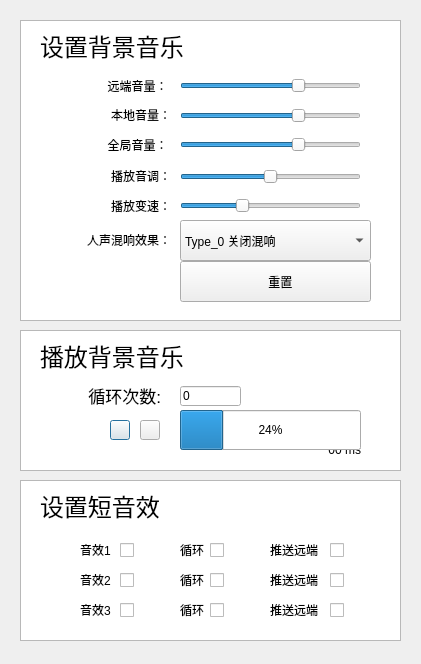
<?xml version="1.0" encoding="UTF-8"?>
<ui version="4.0">
 <class>TestBGMSetting</class>
 <widget class="QDialog" name="TestBGMSetting">
  <property name="geometry">
   <rect>
    <x>0</x>
    <y>0</y>
    <width>421</width>
    <height>664</height>
   </rect>
  </property>
  <property name="windowTitle">
   <string>背景音乐</string>
  </property>
  <widget class="QSlider" name="setMusicPitchSlider">
   <property name="geometry">
    <rect>
     <x>180</x>
     <y>161</y>
     <width>181</width>
     <height>31</height>
    </rect>
   </property>
   <property name="maximum">
    <number>100</number>
   </property>
   <property name="value">
    <number>50</number>
   </property>
   <property name="orientation">
    <enum>Qt::Horizontal</enum>
   </property>
  </widget>
  <widget class="QComboBox" name="setVoiceReverbTypeComboBox">
   <property name="geometry">
    <rect>
     <x>180</x>
     <y>220</y>
     <width>191</width>
     <height>41</height>
    </rect>
   </property>
   <property name="currentIndex">
    <number>0</number>
   </property>
   <property name="maxVisibleItems">
    <number>2</number>
   </property>
   <item>
    <property name="text">
     <string>Type_0 关闭混响</string>
    </property>
   </item>
   <item>
    <property name="text">
     <string>Type_1 KTV</string>
    </property>
   </item>
   <item>
    <property name="text">
     <string>Type_2 小房间</string>
    </property>
   </item>
   <item>
    <property name="text">
     <string>Type_3 大会堂</string>
    </property>
   </item>
   <item>
    <property name="text">
     <string>Type_4 低沉</string>
    </property>
   </item>
   <item>
    <property name="text">
     <string>Type_5 洪亮</string>
    </property>
   </item>
   <item>
    <property name="text">
     <string>Type_6 金属声</string>
    </property>
   </item>
   <item>
    <property name="text">
     <string>Type_7 (磁性)</string>
    </property>
   </item>
  </widget>
  <widget class="QLabel" name="label_8">
   <property name="geometry">
    <rect>
     <x>40</x>
     <y>340</y>
     <width>331</width>
     <height>31</height>
    </rect>
   </property>
   <property name="font">
    <font>
     <pointsize>18</pointsize>
    </font>
   </property>
   <property name="text">
    <string>播放背景音乐</string>
   </property>
   <property name="alignment">
    <set>Qt::AlignLeading|Qt::AlignLeft|Qt::AlignVCenter</set>
   </property>
  </widget>
  <widget class="QLineEdit" name="loopCountEdit">
   <property name="geometry">
    <rect>
     <x>180</x>
     <y>386</y>
     <width>61</width>
     <height>20</height>
    </rect>
   </property>
   <property name="text">
    <string>0</string>
   </property>
  </widget>
  <widget class="QLabel" name="label_7">
   <property name="geometry">
    <rect>
     <x>40</x>
     <y>230</y>
     <width>131</width>
     <height>20</height>
    </rect>
   </property>
   <property name="text">
    <string>人声混响效果：</string>
   </property>
   <property name="alignment">
    <set>Qt::AlignRight|Qt::AlignTrailing|Qt::AlignVCenter</set>
   </property>
  </widget>
  <widget class="QLabel" name="label_3">
   <property name="geometry">
    <rect>
     <x>20</x>
     <y>99</y>
     <width>151</width>
     <height>31</height>
    </rect>
   </property>
   <property name="text">
    <string>本地音量：</string>
   </property>
   <property name="alignment">
    <set>Qt::AlignRight|Qt::AlignTrailing|Qt::AlignVCenter</set>
   </property>
  </widget>
  <widget class="QLabel" name="label_5">
   <property name="geometry">
    <rect>
     <x>30</x>
     <y>160</y>
     <width>141</width>
     <height>31</height>
    </rect>
   </property>
   <property name="text">
    <string>播放音调：</string>
   </property>
   <property name="alignment">
    <set>Qt::AlignRight|Qt::AlignTrailing|Qt::AlignVCenter</set>
   </property>
  </widget>
  <widget class="QSlider" name="setMusicPlayoutVolume">
   <property name="geometry">
    <rect>
     <x>180</x>
     <y>100</y>
     <width>181</width>
     <height>31</height>
    </rect>
   </property>
   <property name="maximum">
    <number>150</number>
   </property>
   <property name="value">
    <number>100</number>
   </property>
   <property name="orientation">
    <enum>Qt::Horizontal</enum>
   </property>
  </widget>
  <widget class="QLabel" name="label_6">
   <property name="geometry">
    <rect>
     <x>30</x>
     <y>190</y>
     <width>141</width>
     <height>31</height>
    </rect>
   </property>
   <property name="text">
    <string>播放变速：</string>
   </property>
   <property name="alignment">
    <set>Qt::AlignRight|Qt::AlignTrailing|Qt::AlignVCenter</set>
   </property>
  </widget>
  <widget class="QSlider" name="setMusicSpeedRateSlider">
   <property name="geometry">
    <rect>
     <x>180</x>
     <y>190</y>
     <width>181</width>
     <height>31</height>
    </rect>
   </property>
   <property name="minimum">
    <number>5</number>
   </property>
   <property name="maximum">
    <number>20</number>
   </property>
   <property name="value">
    <number>10</number>
   </property>
   <property name="orientation">
    <enum>Qt::Horizontal</enum>
   </property>
  </widget>
  <widget class="QLabel" name="getMusicDurationInMS">
   <property name="geometry">
    <rect>
     <x>230</x>
     <y>440</y>
     <width>131</width>
     <height>20</height>
    </rect>
   </property>
   <property name="font">
    <font>
     <pointsize>9</pointsize>
    </font>
   </property>
   <property name="text">
    <string>00 ms</string>
   </property>
   <property name="alignment">
    <set>Qt::AlignRight|Qt::AlignTrailing|Qt::AlignVCenter</set>
   </property>
  </widget>
  <widget class="QSlider" name="setAllMusicVolume">
   <property name="geometry">
    <rect>
     <x>180</x>
     <y>129</y>
     <width>181</width>
     <height>31</height>
    </rect>
   </property>
   <property name="maximum">
    <number>150</number>
   </property>
   <property name="value">
    <number>100</number>
   </property>
   <property name="orientation">
    <enum>Qt::Horizontal</enum>
   </property>
  </widget>
  <widget class="QLabel" name="label_9">
   <property name="geometry">
    <rect>
     <x>60</x>
     <y>380</y>
     <width>101</width>
     <height>31</height>
    </rect>
   </property>
   <property name="font">
    <font>
     <pointsize>13</pointsize>
    </font>
   </property>
   <property name="text">
    <string>循环次数:</string>
   </property>
   <property name="alignment">
    <set>Qt::AlignRight|Qt::AlignTrailing|Qt::AlignVCenter</set>
   </property>
  </widget>
  <widget class="QPushButton" name="playOrStopBGM">
   <property name="geometry">
    <rect>
     <x>110</x>
     <y>420</y>
     <width>20</width>
     <height>20</height>
    </rect>
   </property>
   <property name="text">
    <string/>
   </property>
  </widget>
  <widget class="QLabel" name="label_4">
   <property name="geometry">
    <rect>
     <x>20</x>
     <y>129</y>
     <width>151</width>
     <height>31</height>
    </rect>
   </property>
   <property name="text">
    <string>全局音量： </string>
   </property>
   <property name="alignment">
    <set>Qt::AlignRight|Qt::AlignTrailing|Qt::AlignVCenter</set>
   </property>
  </widget>
  <widget class="QLabel" name="label_11">
   <property name="geometry">
    <rect>
     <x>40</x>
     <y>30</y>
     <width>331</width>
     <height>31</height>
    </rect>
   </property>
   <property name="font">
    <font>
     <pointsize>18</pointsize>
    </font>
   </property>
   <property name="text">
    <string>设置背景音乐</string>
   </property>
   <property name="alignment">
    <set>Qt::AlignLeading|Qt::AlignLeft|Qt::AlignVCenter</set>
   </property>
  </widget>
  <widget class="QPushButton" name="pauseBGM">
   <property name="geometry">
    <rect>
     <x>140</x>
     <y>420</y>
     <width>20</width>
     <height>20</height>
    </rect>
   </property>
   <property name="text">
    <string/>
   </property>
  </widget>
  <widget class="QPushButton" name="resetButton">
   <property name="geometry">
    <rect>
     <x>180</x>
     <y>261</y>
     <width>191</width>
     <height>41</height>
    </rect>
   </property>
   <property name="text">
    <string>   重置</string>
   </property>
  </widget>
  <widget class="QLabel" name="label_2">
   <property name="geometry">
    <rect>
     <x>20</x>
     <y>70</y>
     <width>151</width>
     <height>31</height>
    </rect>
   </property>
   <property name="text">
    <string>远端音量： </string>
   </property>
   <property name="alignment">
    <set>Qt::AlignRight|Qt::AlignTrailing|Qt::AlignVCenter</set>
   </property>
  </widget>
  <widget class="QSlider" name="setMusicPublishVolume">
   <property name="geometry">
    <rect>
     <x>180</x>
     <y>70</y>
     <width>181</width>
     <height>31</height>
    </rect>
   </property>
   <property name="maximum">
    <number>150</number>
   </property>
   <property name="value">
    <number>100</number>
   </property>
   <property name="orientation">
    <enum>Qt::Horizontal</enum>
   </property>
  </widget>
  <widget class="QListView" name="listView">
   <property name="geometry">
    <rect>
     <x>20</x>
     <y>20</y>
     <width>381</width>
     <height>301</height>
    </rect>
   </property>
  </widget>
  <widget class="QListView" name="listView_2">
   <property name="geometry">
    <rect>
     <x>20</x>
     <y>330</y>
     <width>381</width>
     <height>141</height>
    </rect>
   </property>
  </widget>
  <widget class="QLabel" name="label_10">
   <property name="geometry">
    <rect>
     <x>40</x>
     <y>490</y>
     <width>311</width>
     <height>31</height>
    </rect>
   </property>
   <property name="font">
    <font>
     <pointsize>18</pointsize>
    </font>
   </property>
   <property name="text">
    <string>设置短音效</string>
   </property>
   <property name="alignment">
    <set>Qt::AlignLeading|Qt::AlignLeft|Qt::AlignVCenter</set>
   </property>
  </widget>
  <widget class="QLabel" name="label_12">
   <property name="geometry">
    <rect>
     <x>80</x>
     <y>540</y>
     <width>41</width>
     <height>20</height>
    </rect>
   </property>
   <property name="text">
    <string>音效1</string>
   </property>
  </widget>
  <widget class="QLabel" name="label_13">
   <property name="geometry">
    <rect>
     <x>180</x>
     <y>540</y>
     <width>31</width>
     <height>20</height>
    </rect>
   </property>
   <property name="text">
    <string>循环</string>
   </property>
  </widget>
  <widget class="QLabel" name="label_14">
   <property name="geometry">
    <rect>
     <x>270</x>
     <y>540</y>
     <width>61</width>
     <height>20</height>
    </rect>
   </property>
   <property name="text">
    <string>推送远端</string>
   </property>
  </widget>
  <widget class="QCheckBox" name="soundPlay1">
   <property name="geometry">
    <rect>
     <x>120</x>
     <y>540</y>
     <width>21</width>
     <height>20</height>
    </rect>
   </property>
   <property name="text">
    <string/>
   </property>
  </widget>
  <widget class="QCheckBox" name="soundReplay1">
   <property name="geometry">
    <rect>
     <x>210</x>
     <y>540</y>
     <width>21</width>
     <height>20</height>
    </rect>
   </property>
   <property name="text">
    <string/>
   </property>
  </widget>
  <widget class="QCheckBox" name="soundPush1">
   <property name="geometry">
    <rect>
     <x>330</x>
     <y>540</y>
     <width>21</width>
     <height>20</height>
    </rect>
   </property>
   <property name="text">
    <string/>
   </property>
  </widget>
  <widget class="QListView" name="listView_3">
   <property name="geometry">
    <rect>
     <x>20</x>
     <y>480</y>
     <width>381</width>
     <height>161</height>
    </rect>
   </property>
  </widget>
  <widget class="QLabel" name="label_15">
   <property name="geometry">
    <rect>
     <x>270</x>
     <y>570</y>
     <width>61</width>
     <height>20</height>
    </rect>
   </property>
   <property name="text">
    <string>推送远端</string>
   </property>
  </widget>
  <widget class="QCheckBox" name="soundReplay2">
   <property name="geometry">
    <rect>
     <x>210</x>
     <y>570</y>
     <width>21</width>
     <height>20</height>
    </rect>
   </property>
   <property name="text">
    <string/>
   </property>
  </widget>
  <widget class="QCheckBox" name="soundPush2">
   <property name="geometry">
    <rect>
     <x>330</x>
     <y>570</y>
     <width>21</width>
     <height>20</height>
    </rect>
   </property>
   <property name="text">
    <string/>
   </property>
  </widget>
  <widget class="QLabel" name="label_16">
   <property name="geometry">
    <rect>
     <x>80</x>
     <y>570</y>
     <width>41</width>
     <height>20</height>
    </rect>
   </property>
   <property name="text">
    <string>音效2</string>
   </property>
  </widget>
  <widget class="QLabel" name="label_17">
   <property name="geometry">
    <rect>
     <x>180</x>
     <y>570</y>
     <width>31</width>
     <height>20</height>
    </rect>
   </property>
   <property name="text">
    <string>循环</string>
   </property>
  </widget>
  <widget class="QCheckBox" name="soundPlay2">
   <property name="geometry">
    <rect>
     <x>120</x>
     <y>570</y>
     <width>21</width>
     <height>20</height>
    </rect>
   </property>
   <property name="text">
    <string/>
   </property>
  </widget>
  <widget class="QLabel" name="label_18">
   <property name="geometry">
    <rect>
     <x>80</x>
     <y>600</y>
     <width>41</width>
     <height>20</height>
    </rect>
   </property>
   <property name="text">
    <string>音效3</string>
   </property>
  </widget>
  <widget class="QCheckBox" name="soundPush3">
   <property name="geometry">
    <rect>
     <x>330</x>
     <y>600</y>
     <width>21</width>
     <height>20</height>
    </rect>
   </property>
   <property name="text">
    <string/>
   </property>
  </widget>
  <widget class="QLabel" name="label_19">
   <property name="geometry">
    <rect>
     <x>270</x>
     <y>600</y>
     <width>61</width>
     <height>20</height>
    </rect>
   </property>
   <property name="text">
    <string>推送远端</string>
   </property>
  </widget>
  <widget class="QLabel" name="label_20">
   <property name="geometry">
    <rect>
     <x>180</x>
     <y>600</y>
     <width>31</width>
     <height>20</height>
    </rect>
   </property>
   <property name="text">
    <string>循环</string>
   </property>
  </widget>
  <widget class="QCheckBox" name="soundReplay3">
   <property name="geometry">
    <rect>
     <x>210</x>
     <y>600</y>
     <width>21</width>
     <height>20</height>
    </rect>
   </property>
   <property name="text">
    <string/>
   </property>
  </widget>
  <widget class="QCheckBox" name="soundPlay3">
   <property name="geometry">
    <rect>
     <x>120</x>
     <y>600</y>
     <width>21</width>
     <height>20</height>
    </rect>
   </property>
   <property name="text">
    <string/>
   </property>
  </widget>
  <widget class="QProgressBar" name="bgmSlider">
   <property name="geometry">
    <rect>
     <x>180</x>
     <y>410</y>
     <width>181</width>
     <height>40</height>
    </rect>
   </property>
   <property name="value">
    <number>24</number>
   </property>
  </widget>
  <zorder>listView_3</zorder>
  <zorder>listView_2</zorder>
  <zorder>listView</zorder>
  <zorder>setMusicPitchSlider</zorder>
  <zorder>setVoiceReverbTypeComboBox</zorder>
  <zorder>label_8</zorder>
  <zorder>loopCountEdit</zorder>
  <zorder>label_7</zorder>
  <zorder>label_3</zorder>
  <zorder>label_5</zorder>
  <zorder>setMusicPlayoutVolume</zorder>
  <zorder>label_6</zorder>
  <zorder>setMusicSpeedRateSlider</zorder>
  <zorder>getMusicDurationInMS</zorder>
  <zorder>setAllMusicVolume</zorder>
  <zorder>label_9</zorder>
  <zorder>playOrStopBGM</zorder>
  <zorder>label_4</zorder>
  <zorder>label_11</zorder>
  <zorder>pauseBGM</zorder>
  <zorder>resetButton</zorder>
  <zorder>label_2</zorder>
  <zorder>setMusicPublishVolume</zorder>
  <zorder>label_10</zorder>
  <zorder>label_12</zorder>
  <zorder>label_13</zorder>
  <zorder>label_14</zorder>
  <zorder>soundPlay1</zorder>
  <zorder>soundReplay1</zorder>
  <zorder>soundPush1</zorder>
  <zorder>label_15</zorder>
  <zorder>soundReplay2</zorder>
  <zorder>soundPush2</zorder>
  <zorder>label_16</zorder>
  <zorder>label_17</zorder>
  <zorder>soundPlay2</zorder>
  <zorder>label_18</zorder>
  <zorder>soundPush3</zorder>
  <zorder>label_19</zorder>
  <zorder>label_20</zorder>
  <zorder>soundReplay3</zorder>
  <zorder>soundPlay3</zorder>
  <zorder>bgmSlider</zorder>
 </widget>
 <resources/>
 <connections/>
</ui>
